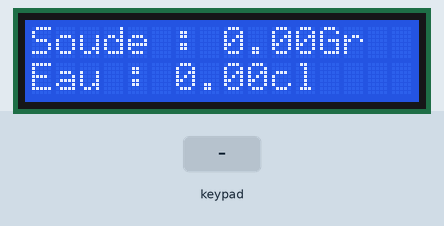
Recording of a sketch running on a simulated Arduino Mega 2560, built with avr-gcc and run on an emulated ATmega2560. Shown: 16×2 character LCD. The test bench sets the inputs (shaded band). What the sketch prints to the serial monitor is not drawn.

Above: at 1.3 s.
1.4 s: key 'Y' pressed
At 1.8 s:
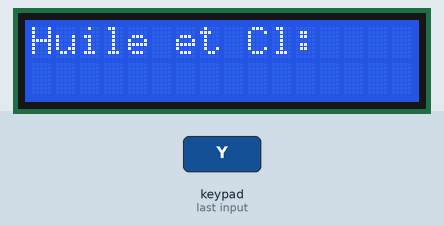
2.9 s: key 'n' pressed
At 4.0 s:
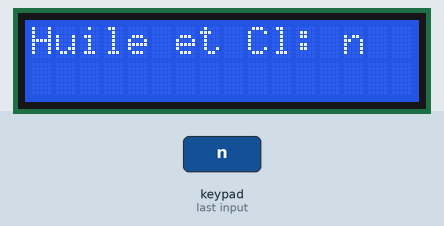
4.4 s: key 'Y' pressed
At 4.9 s:
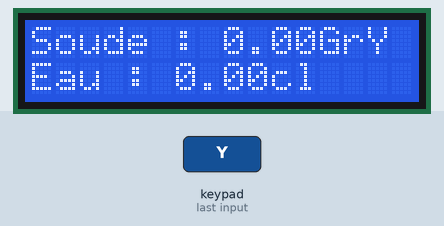
5.9 s: key 'n' pressed
At 6.9 s:
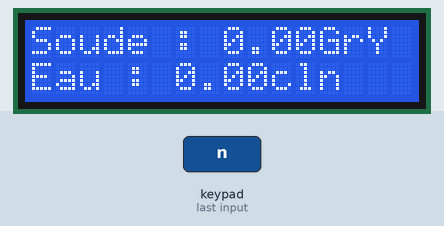
7.4 s: keypad keys 4 3 4 1 3 9 3 7 pressed 0.4 s apart
At 11.5 s:
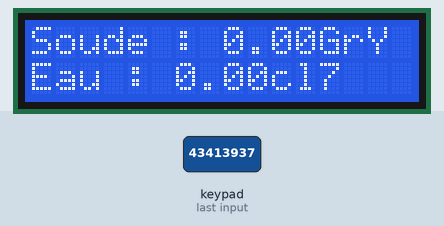
12.1 s: keypad keys 3 5 3 3 3 1 pressed 0.4 s apart
At 14.5 s:
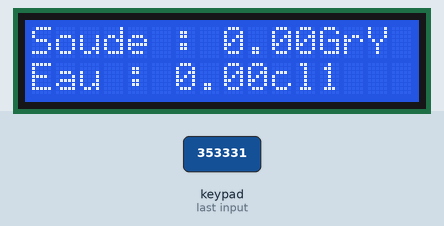
Timing chart, 0 to 16.0 s (numbered marks = the images above; inputs shaded):
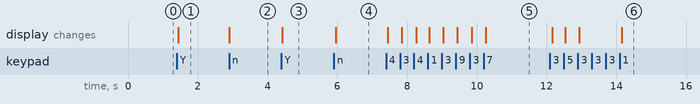

The sketch:

elli.ino
```cpp
#include <Keypad.h>
#include <Wire.h>
#include <LiquidCrystal_I2C.h>
const byte ROWS = 4; // Nombre de rangées du clavier
const byte COLS = 3; // Nombre de colonnes du clavier

char keys[ROWS][COLS] = {
{'1','2','3'},
{'4','5','6'},
{'7','8','9'},
{'Y','0','n'}
};

byte rowPins[ROWS] = {43, 41, 39, 37}; // Broches de rangée connectées au clavier
byte colPins[COLS] = {35, 33, 31}; // Broches de colonne connectées au clavier

Keypad keypad = Keypad( makeKeymap(keys), rowPins, colPins, ROWS, COLS ); // Crée un objet Keypad
LiquidCrystal_I2C lcd(0x27,16,2);

void setup() {
lcd.init(); // initialize the lcd
lcd.init();
// Print a message to the LCD.
lcd.backlight();
Serial.begin(9600); // Initialise la communication série avec une vitesse de 9600 bauds
}

int huile; // Déclare la variable huile en dehors de la boucle while

void loop() {
char key = keypad.getKey();

if (key == 'Y') {
lcd.clear();
lcd.setCursor(0, 0);
lcd.print("Huile et Cl: ");
String valeur = "";


while (true) {
char key = keypad.getKey();

if (key) {
if (key == 'Y') {
break;
} else {
valeur += key;
lcd.print(key);
huile = valeur.toInt(); // Utilise la variable huile déclarée en dehors de la boucle
}
}
}

}

if (key) {
lcd.print(key);
}

float soude =0.35* huile * 1.4;
float eau = huile * 0.3;
lcd.setCursor(0,0);
lcd.print("Soude : " + String(soude)+"Gr");
lcd.setCursor(0, 1);
lcd.print("Eau : " + String(eau)+"cl");
float somme=eau+soude+huile;
Serial.println("la somme de solution est"+String(somme));
}
```

Measured:
- after the input at 1.4 s, the display: changes at once (image 1)
- after the input at 2.9 s, the display: changes at once (image 2)
- after the input at 4.4 s, the display: changes at once (image 3)
- after the input at 5.9 s, the display: changes after 0.05 s (image 4)
- after the input at 7.4 s, the display: first changes after 0.05 s (image 5 shows a later state)
- after the input at 12.1 s, the display: first changes after 0.06 s (image 6 shows a later state)
